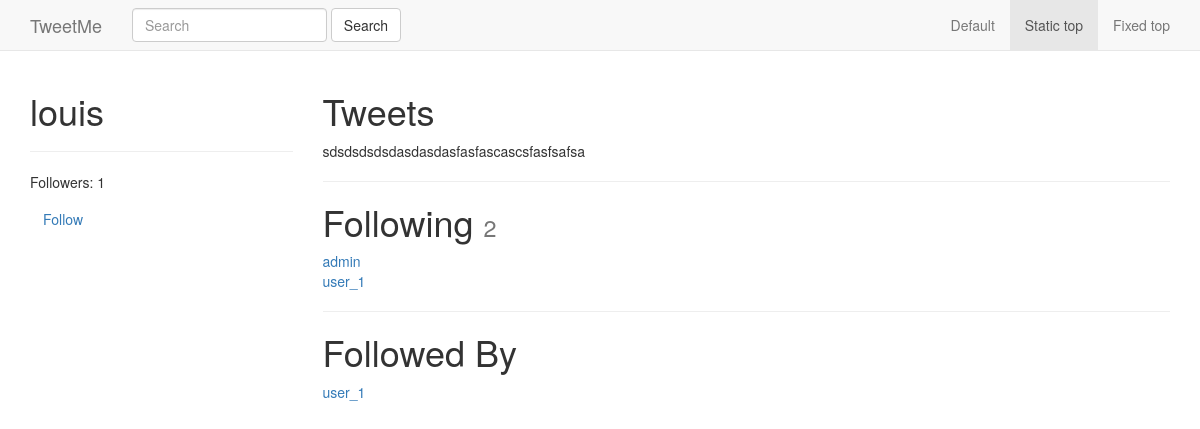
/louis/ (signed in), run on the app's committed database.
### tweets/models.py (models this page shows, shortened)
class Tweet(models.Model):
	user 			= models.ForeignKey(User)
	content 		= models.CharField(max_length=140, validators=[validate_content])
	updated 		= models.DateTimeField(auto_now=True)
	timestamp		= models.DateTimeField(auto_now_add=True)
	def __str__(self):
		return self.content
	class Meta:
		ordering = ['-updated', '-timestamp']

### accounts/models.py (models this page shows, shortened)
class UserProfile(models.Model):
	user 		= models.OneToOneField(User, related_name='profile')
	following 	= models.ManyToManyField(User, blank=True, related_name='followed_by')
	objects 	= UserProfileManager()
	def get_following(self):
		users = self.following.all()
		return users.exclude(username=self.user.username)
	def get_follow_url(self):
		return reverse_lazy("profiles:follow", kwargs={"username":self.user.username})

### accounts/views.py (the view)
# urls.py: url(r'^(?P<username>[\w.@+-]+)/$', UserDetailView.as_view(), name='detail'),
class UserDetailView(DetailView):
	template_name = 'accounts/user_detail.html'
	queryset = User.objects.all()
	def get_object(self):
		return get_object_or_404(User, username__iexact=self.kwargs.get("username"))
	def get_context_data(self, *args, **kwargs):
		context = super(UserDetailView, self).get_context_data(*args, **kwargs)
		following = UserProfile.objects.is_following(self.request.user, self.get_object())
		context['following'] = following
		return context

### accounts/models.py (called while the page is built)
	def all(self):
		qs = self.get_queryset().all()
		try:
			if self.instance:
				qs = qs.exclude(user=self.instance)
			return qs
		except:
			pass
		return qs

	def is_following(self, user, followed_by_user):
		user_profile, created = UserProfile.objects.get_or_create(user=user)
		if created:
			return False
		if followed_by_user in user_profile.following.all():
			return True
		return False

### accounts/templates/accounts/user_detail.html
{% extends 'base.html' %}
{% block content %}
<div class="row">
	<div class="col-sm-3 col-xs-12">
		<h1>{{ object.username }}</h1>
		<hr/>
		<p>Followers: {{ object.followed_by.all.count }}</p>
		<p><a class='btn btn-link' href='{{ object.profile.get_follow_url }}'>{% if following %}Unfollow{% else %}Follow{% endif %}</a></p>
	</div>
	<div class="col-sm-9">
		<h1>Tweets</h1>
		{% for tweet in object.tweet_set.all %}
			{{ tweet }}<br/>
		{% endfor %}
		<hr/>
		<h1>Following <small>{{ object.profile.get_following.count }}</small></h1>
		{% for user in object.profile.get_following %}
			<a href='/{{ user.username }}'>{{ user.username }}</a><br/>
		{% empty %}
			<h4>Not following any users</h4>
		{% endfor %}
		<hr/>
		<h1>Followed By</h1>
		{% for profile in object.followed_by.all %}
			<a href='/{{ profile.user.username }}'>{{ profile.user.username }}</a><br/>
		{% empty %}
			<h4>Not followed by any users</h4>
		{% endfor %}
	</div>
</div>
{% endblock content %}

### data on the page
Tweet: content "sdsdsdsdsdasdasdasfasfascascsfasfsafsa"
UserProfile: user.username "user_1"

### other printed values
{{ object.username }} "louis"
{{ object.followed_by.all.count }} "1"
{{ object.profile.get_following.count }} "2"
{{ user.username }} "admin"
{{ user.username }} "user_1"
